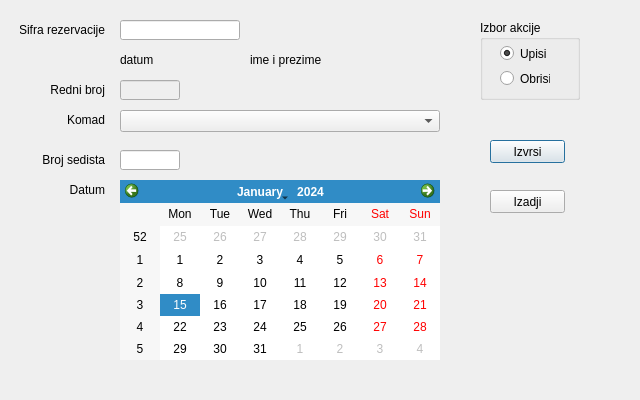
<?xml version="1.0" encoding="UTF-8"?>
<ui version="4.0">
 <class>Rezervacije</class>
 <widget class="QDialog" name="Rezervacije">
  <property name="geometry">
   <rect>
    <x>0</x>
    <y>0</y>
    <width>640</width>
    <height>400</height>
   </rect>
  </property>
  <property name="windowTitle">
   <string>Rezervacije</string>
  </property>
  <widget class="QLabel" name="labelSifraRezervacije">
   <property name="geometry">
    <rect>
     <x>20</x>
     <y>20</y>
     <width>85</width>
     <height>20</height>
    </rect>
   </property>
   <property name="text">
    <string>Sifra rezervacije</string>
   </property>
   <property name="alignment">
    <set>Qt::AlignRight|Qt::AlignTrailing|Qt::AlignVCenter</set>
   </property>
  </widget>
  <widget class="QLabel" name="labelDatumRezervacije">
   <property name="geometry">
    <rect>
     <x>120</x>
     <y>50</y>
     <width>120</width>
     <height>20</height>
    </rect>
   </property>
   <property name="text">
    <string>datum</string>
   </property>
   <property name="alignment">
    <set>Qt::AlignLeading|Qt::AlignLeft|Qt::AlignVCenter</set>
   </property>
  </widget>
  <widget class="QLabel" name="labelRedniBrojRezervacije">
   <property name="geometry">
    <rect>
     <x>20</x>
     <y>80</y>
     <width>85</width>
     <height>20</height>
    </rect>
   </property>
   <property name="text">
    <string>Redni broj</string>
   </property>
   <property name="alignment">
    <set>Qt::AlignRight|Qt::AlignTrailing|Qt::AlignVCenter</set>
   </property>
  </widget>
  <widget class="QLabel" name="labelKomad">
   <property name="geometry">
    <rect>
     <x>20</x>
     <y>110</y>
     <width>85</width>
     <height>20</height>
    </rect>
   </property>
   <property name="text">
    <string>Komad</string>
   </property>
   <property name="alignment">
    <set>Qt::AlignRight|Qt::AlignTrailing|Qt::AlignVCenter</set>
   </property>
  </widget>
  <widget class="QComboBox" name="comboBoxKomad">
   <property name="geometry">
    <rect>
     <x>120</x>
     <y>110</y>
     <width>320</width>
     <height>22</height>
    </rect>
   </property>
  </widget>
  <widget class="QLineEdit" name="lineEditRedniBrojRezervacije">
   <property name="enabled">
    <bool>false</bool>
   </property>
   <property name="geometry">
    <rect>
     <x>120</x>
     <y>80</y>
     <width>60</width>
     <height>20</height>
    </rect>
   </property>
   <property name="readOnly">
    <bool>false</bool>
   </property>
  </widget>
  <widget class="QLabel" name="labelBrojSedista">
   <property name="geometry">
    <rect>
     <x>20</x>
     <y>150</y>
     <width>85</width>
     <height>20</height>
    </rect>
   </property>
   <property name="text">
    <string>Broj sedista</string>
   </property>
   <property name="alignment">
    <set>Qt::AlignRight|Qt::AlignTrailing|Qt::AlignVCenter</set>
   </property>
  </widget>
  <widget class="QLineEdit" name="lineEditBrojSedista">
   <property name="geometry">
    <rect>
     <x>120</x>
     <y>150</y>
     <width>60</width>
     <height>20</height>
    </rect>
   </property>
  </widget>
  <widget class="QLabel" name="labelDatum">
   <property name="geometry">
    <rect>
     <x>20</x>
     <y>180</y>
     <width>85</width>
     <height>20</height>
    </rect>
   </property>
   <property name="text">
    <string>Datum</string>
   </property>
   <property name="alignment">
    <set>Qt::AlignRight|Qt::AlignTrailing|Qt::AlignVCenter</set>
   </property>
  </widget>
  <widget class="QCalendarWidget" name="calendarWidgetDatum">
   <property name="geometry">
    <rect>
     <x>120</x>
     <y>180</y>
     <width>320</width>
     <height>180</height>
    </rect>
   </property>
  </widget>
  <widget class="QLabel" name="labelImeIPrezimeRezervacije">
   <property name="geometry">
    <rect>
     <x>250</x>
     <y>50</y>
     <width>120</width>
     <height>20</height>
    </rect>
   </property>
   <property name="text">
    <string>ime i prezime</string>
   </property>
   <property name="alignment">
    <set>Qt::AlignLeading|Qt::AlignLeft|Qt::AlignVCenter</set>
   </property>
  </widget>
  <widget class="QGroupBox" name="groupBoxIzborAkcije">
   <property name="geometry">
    <rect>
     <x>480</x>
     <y>20</y>
     <width>100</width>
     <height>80</height>
    </rect>
   </property>
   <property name="title">
    <string>Izbor akcije</string>
   </property>
   <widget class="QRadioButton" name="radioButtonUpisi">
    <property name="geometry">
     <rect>
      <x>20</x>
      <y>25</y>
      <width>50</width>
      <height>17</height>
     </rect>
    </property>
    <property name="text">
     <string>Upisi</string>
    </property>
    <property name="checked">
     <bool>true</bool>
    </property>
   </widget>
   <widget class="QRadioButton" name="radioButtonObrisi">
    <property name="geometry">
     <rect>
      <x>20</x>
      <y>50</y>
      <width>50</width>
      <height>17</height>
     </rect>
    </property>
    <property name="text">
     <string>Obrisi</string>
    </property>
   </widget>
  </widget>
  <widget class="QPushButton" name="pushButtonIzvrsi">
   <property name="geometry">
    <rect>
     <x>490</x>
     <y>140</y>
     <width>75</width>
     <height>23</height>
    </rect>
   </property>
   <property name="text">
    <string>Izvrsi</string>
   </property>
  </widget>
  <widget class="QPushButton" name="pushButtonIzadji">
   <property name="geometry">
    <rect>
     <x>490</x>
     <y>190</y>
     <width>75</width>
     <height>23</height>
    </rect>
   </property>
   <property name="text">
    <string>Izadji</string>
   </property>
  </widget>
  <widget class="QLineEdit" name="lineEditSifraRezervacije">
   <property name="geometry">
    <rect>
     <x>120</x>
     <y>20</y>
     <width>120</width>
     <height>20</height>
    </rect>
   </property>
  </widget>
 </widget>
 <resources/>
 <connections/>
</ui>
